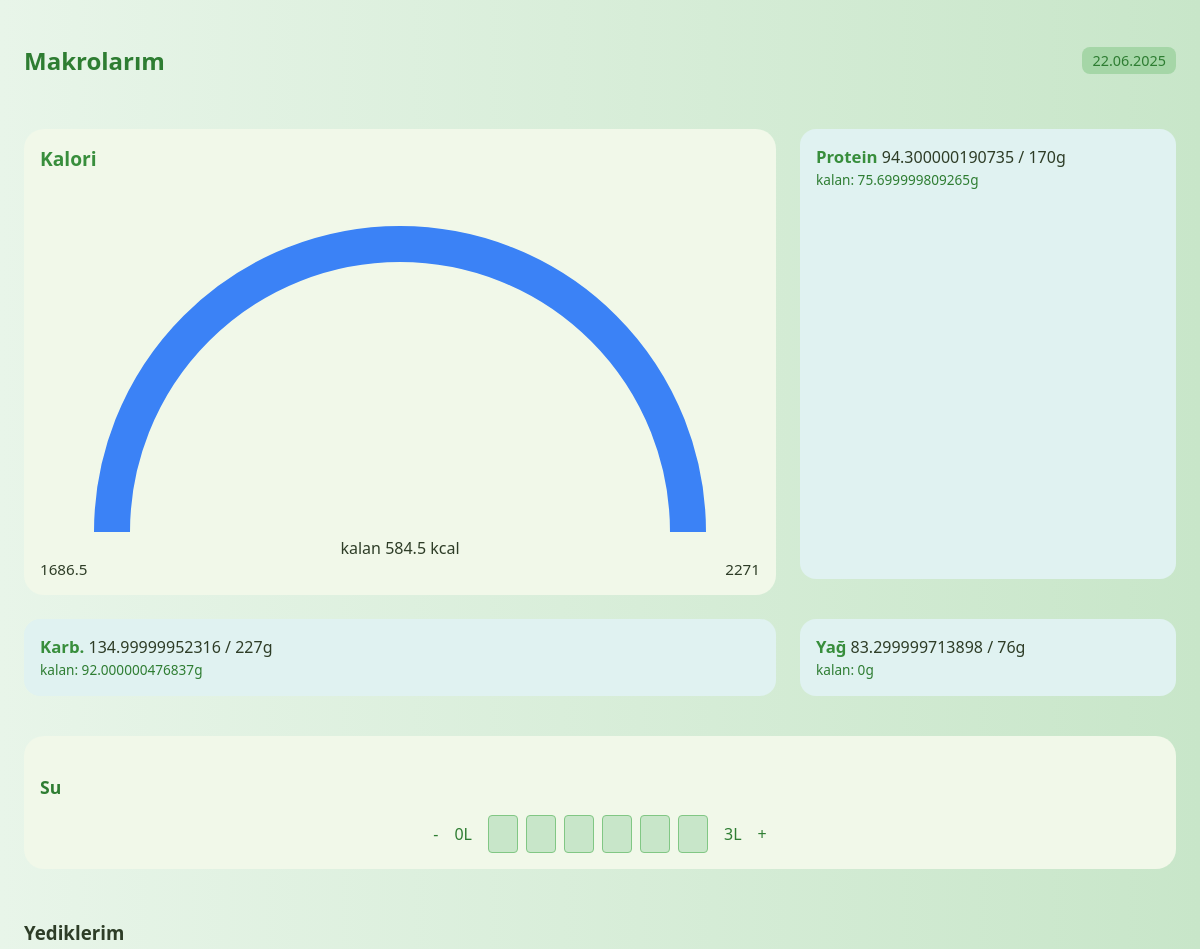
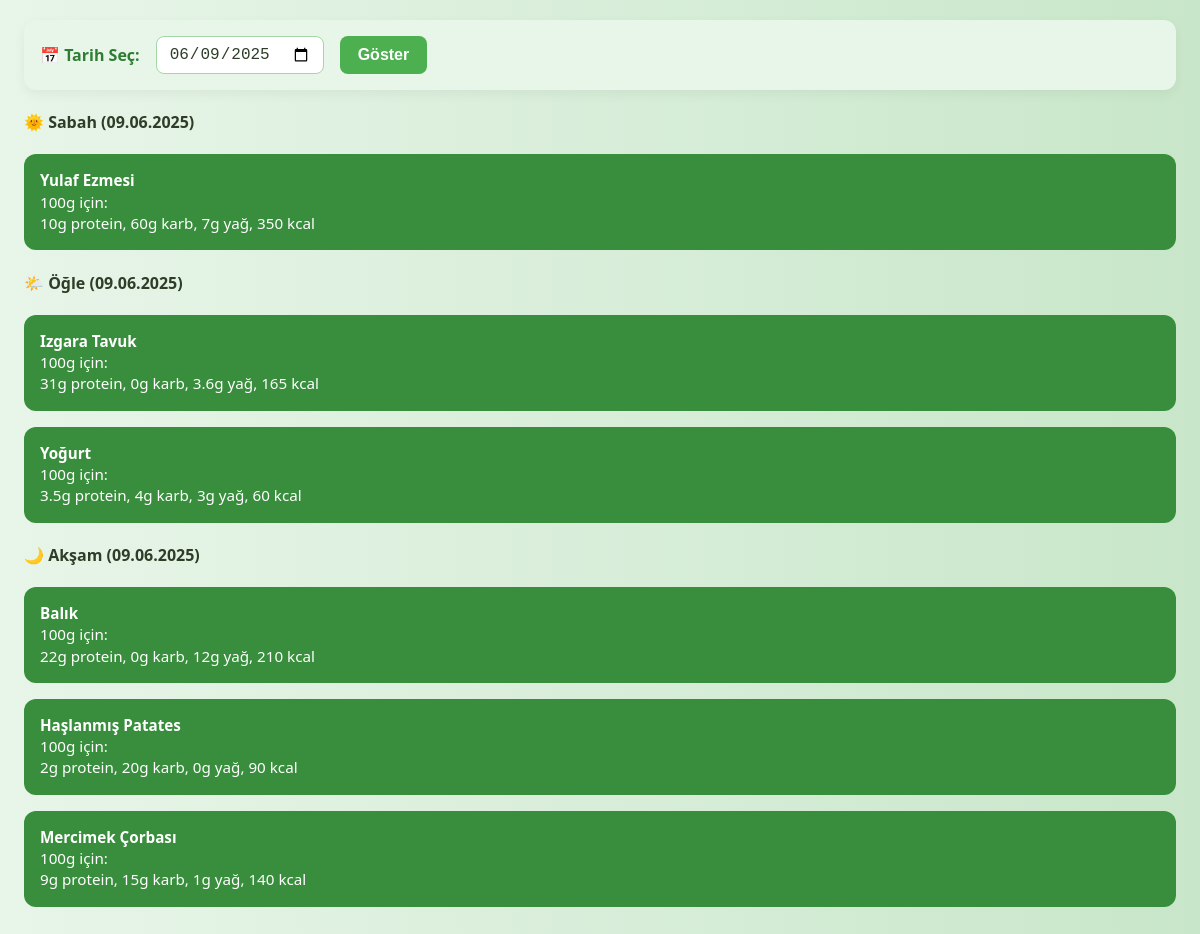
The app's page /pages/makrolarim.php?tarih=2025-06-09 (signed in) with its own data (2 pictures, top to bottom).
### tables this page shows
CREATE TABLE `user` (
  `u_id` int(11) NOT NULL,
  `u_adi` varchar(50) NOT NULL,
  `u_soyadi` varchar(50) NOT NULL,
  `u_tc` varchar(11) DEFAULT NULL,
  `u_telefon` varchar(20) DEFAULT NULL,
  `u_mail` varchar(50) NOT NULL,
  `u_dogumtarih` date NOT NULL,
  `u_kilo` int(3) DEFAULT NULL,
  `u_boy` int(3) DEFAULT NULL,
  `u_antrenman_suresi` int(3) DEFAULT NULL,
  `u_cinsiyet` enum('erkek','kadın') DEFAULT NULL,
  `u_aktivite` enum('hareketsiz','hafif','orta','çok') DEFAULT NULL,
  `u_hedef` enum('kilo_vermek','kilo_korumak','kilo_almak') DEFAULT NULL,
  `u_sifre` varchar(50) NOT NULL,
  `gunluk_kalori` int(11) DEFAULT 0,
  `profil_resmi` varchar(255) DEFAULT NULL,
  `gunluk_protein` float DEFAULT 0,
  `gunluk_yag` float DEFAULT 0,
  `gunluk_karbonhidrat` float DEFAULT 0
);

CREATE TABLE `kullanici_beslenme` (
  `id` int(11) NOT NULL,
  `user_id` int(11) NOT NULL,
  `ogun` varchar(50) NOT NULL,
  `yemek` varchar(255) NOT NULL,
  `miktar` float NOT NULL,
  `karbonhidrat` float NOT NULL,
  `protein` float NOT NULL,
  `yag` float NOT NULL,
  `kalori` float NOT NULL,
  `tarih` date NOT NULL,
  `created_at` timestamp NOT NULL DEFAULT current_timestamp()
);

### pages/makrolarim.php (the view, shortened to what this page needs)
<?php
require_once('../includes/connection.php');
$userId = $_SESSION['user_id'] ?? null;
$stmt = $connection->prepare("SELECT gunluk_kalori, gunluk_protein, gunluk_karbonhidrat, gunluk_yag FROM user WHERE u_id = :id");
$stmt->execute([':id' => $userId]);
$user = $stmt->fetch(PDO::FETCH_ASSOC);
$hedef_kalori = (float)$user['gunluk_kalori'];
$hedef_protein = (float)$user['gunluk_protein'];
$hedef_karb = (float)$user['gunluk_karbonhidrat'];
$hedef_yag = (float)$user['gunluk_yag'];
$tarih = $_GET['tarih'] ?? date('Y-m-d');
$stmt2 = $connection->prepare("
    SELECT
        SUM(kalori) as alinan_kalori,
        SUM(protein) as alinan_protein,
        SUM(karbonhidrat) as alinan_karb,
        SUM(yag) as alinan_yag
    FROM kullanici_beslenme
    WHERE user_id = :id AND tarih = :tarih
");
$stmt2->execute([':id' => $userId, ':tarih' => $tarih]);
$alinan = $stmt2->fetch(PDO::FETCH_ASSOC);
$alinan_kalori = (float)($alinan['alinan_kalori'] ?? 0);
$alinan_protein = (float)($alinan['alinan_protein'] ?? 0);
$alinan_karb = (float)($alinan['alinan_karb'] ?? 0);
$alinan_yag = (float)($alinan['alinan_yag'] ?? 0);
$kalan_kalori = max(0, $hedef_kalori - $alinan_kalori);
$kalan_protein = max(0, $hedef_protein - $alinan_protein);
$kalan_karb = max(0, $hedef_karb - $alinan_karb);
$kalan_yag = max(0, $hedef_yag - $alinan_yag);
?>
<!DOCTYPE html>
<html lang="tr">
<head>
    <link rel="stylesheet" href="../assets/css/makrolarim.css?v=<?= time(); ?>">
</head>
<body>
    <div class="makro-page">
        <div class="makro-header">
            <h2>Makrolarım</h2>
            <span class="date"><?= date("d.m.Y") ?></span>
        </div>
        <div class="makro-panel">
            <div class="makro-kalori">
                <h4>Kalori</h4>
                <div class="kalori-semicircle">
                    <svg viewBox="0 0 100 50" class="kalori-arc">
                        <path d="M 10 50 A 40 40 0 0 1 90 50" stroke="#3B82F6" stroke-width="5" fill="none" />
                    </svg>
                    <span class="label">kalan</span>
                    <span class="kalan-value"><?= $kalan_kalori ?> kcal</span>
                </div>
                <div class="kalori-degerler">
                    <span><?= $alinan_kalori ?></span>
                    <span><?= $hedef_kalori ?></span>
                </div>
            </div>
            <div class="makro-kutu protein">
                <span class="etiket">Protein</span>
                <span class="deger"><?= $alinan_protein ?> / <?= $hedef_protein ?>g</span>
                <small>kalan: <?= $kalan_protein ?>g</small>
            </div>
            <div class="makro-kutu karb">
                <span class="etiket">Karb.</span>
                <span class="deger"><?= $alinan_karb ?> / <?= $hedef_karb ?>g</span>
                <small>kalan: <?= $kalan_karb ?>g</small>
            </div>
            <div class="makro-kutu yag">
                <span class="etiket">Yağ</span>
                <span class="deger"><?= $alinan_yag ?> / <?= $hedef_yag ?>g</span>
                <small>kalan: <?= $kalan_yag ?>g</small>
            </div>
            <div class="su-kutusu">
                <h4>Su</h4>
                <div class="su-gorsel">
                    <span>-</span>
                    <span>0L</span>
                    <div class="bardaklar">
                        <?php for ($i = 0; $i < 6; $i++): ?>
                        <div class="bardak"></div>
                        <?php endfor; ?>
                    </div>
                    <span>3L</span>
                    <span>+</span>
                </div>
            </div>
        </div>
        <div class="yediklerim">
            <h3>Yediklerim</h3>
            <form method="GET" action="">
                <label for="tarih">📅 Tarih Seç:</label>
                <input type="date" name="tarih" id="tarih" value="<?= $_GET['tarih'] ?? date('Y-m-d') ?>">
                <button type="submit">Göster</button>
            </form>
            <?php
    $tarih = $_GET['tarih'] ?? date('Y-m-d');
    $ogunler = ['sabah' => '🌞 Sabah', 'ogle' => '🌤️ Öğle', 'aksam' => '🌙 Akşam'];
    foreach ($ogunler as $ogun_key => $ogun_label):
        $stmt = $connection->prepare("
            SELECT yemek, miktar, karbonhidrat, protein, yag, kalori
            FROM kullanici_beslenme
            WHERE user_id = :id AND LOWER(ogun) = :ogun AND tarih = :tarih
        ");
        $stmt->execute([
            ':id' => $userId,
            ':ogun' => strtolower($ogun_key),
            ':tarih' => $tarih
        ]);
        $yemekler = $stmt->fetchAll(PDO::FETCH_ASSOC);
        if (count($yemekler) > 0): ?>
            <div class="ogun-kart-baslik">
                <h4><?= $ogun_label ?> (<?= date("d.m.Y", strtotime($tarih)) ?>)</h4>
            </div>
            <?php foreach ($yemekler as $yemek): ?>
            <div class="yemek-kart">
                <div class="yemek-kart-icerik">
                    <div class="yemek-bilgileri">
                        <strong><?= htmlspecialchars($yemek['yemek']) ?></strong><br>
                        <?= $yemek['miktar'] ?>g için:<br>
                        <?= $yemek['protein'] ?>g protein,
                        <?= $yemek['karbonhidrat'] ?>g karb,
                        <?= $yemek['yag'] ?>g yağ,
                        <?= $yemek['kalori'] ?> kcal
                    </div>
                </div>
            </div>
            <?php endforeach; ?>
            <?php endif;
    endforeach;
    ?>
        </div>
    </div>
</body>
</html>

### assets/css/makrolarim.css (style rules this page uses)
body { font-family: 'Segoe UI', sans-serif; background: linear-gradient(to right, #e8f5e9, #c8e6c9); color: #2e3d27; margin: 0; padding: 1.5rem; }
.makro-page { display: flex; flex-direction: column; gap: 2rem; }
.makro-header { display: flex; justify-content: space-between; align-items: center; color: #2e7d32; }
.date { font-size: 0.9rem; background: #a5d6a7; padding: 4px 10px; border-radius: 8px; }
.makro-panel { display: grid; grid-template-columns: 2fr 1fr; gap: 1.5rem; }
.makro-kalori { background-color: #f1f8e9; padding: 1rem; border-radius: 20px; text-align: center; }
.makro-kalori h4 { margin: 0; font-size: 1.2rem; color: #388e3c; text-align: left; }
.kalori-degerler { display: flex; justify-content: space-between; font-size: 0.95rem; color: #2e3d27; }
.makro-kutu { background-color: #e0f2f1; padding: 1rem; border-radius: 16px; margin-bottom: 1rem; color: #2e3d27; }
.makro-kutu .etiket { font-size: 1.05rem; font-weight: bold; color: #388e3c; }
.makro-kutu .deger { margin: 0.5rem 0; font-size: 1rem; }
.makro-kutu small { font-size: 0.85rem; color: #2e7d32; }
.su-kutusu { grid-column: span 2; background-color: #f1f8e9; padding: 1rem; border-radius: 20px; color: #2e7d32; }
.su-kutusu h4 { margin-bottom: 1rem; font-size: 1.1rem; }
.su-gorsel { display: flex; align-items: center; justify-content: center; gap: 1rem; }
.bardaklar { display: flex; gap: 8px; }
.bardak { width: 28px; height: 36px; background: #c8e6c9; border: 1px solid #81c784; border-radius: 4px; transition: background 0.3s; }
.yemek-kart { background: #388e3c; border-radius: 12px; padding: 1rem; color: #fff; margin-bottom: 1rem; display: flex; align-items: center; }
.yemek-kart-icerik { display: flex; align-items: center; width: 100%; }
.yemek-bilgileri { font-size: 0.95rem; line-height: 1.4; }
form { margin-top: 1.5rem; display: flex; flex-wrap: wrap; align-items: center; gap: 1rem; background-color: #e8f5e9; padding: 1rem; border-radius: 12px; box-shadow: 0 4px 12px rgba(0, 0, 0, 0.05); }
form label { font-weight: bold; color: #2e7d32; font-size: 1rem; }
form input[type="date"] { padding: 8px 12px; border: 1px solid #a5d6a7; border-radius: 8px; font-size: 1rem; background-color: #ffffff; color: #2e3d27; transition: border-color 0.3s ease; }
form button { background-color: #4caf50; color: white; padding: 10px 18px; border: none; border-radius: 8px; font-size: 1rem; font-weight: bold; cursor: pointer; transition: background-color 0.3s ease, transform 0.2s ease; }

### records on screen
user: gunluk_kalori "2271", gunluk_protein "170", gunluk_karbonhidrat "227", gunluk_yag "76"
kullanici_beslenme: yemek "Yulaf Ezmesi", miktar "100", protein "10", karbonhidrat "60", yag "7", kalori "350"
kullanici_beslenme: yemek "Izgara Tavuk", miktar "100", protein "31", karbonhidrat "0", yag "3.6", kalori "165"
kullanici_beslenme: yemek "Yoğurt", miktar "100", protein "3.5", karbonhidrat "4", yag "3", kalori "60"
kullanici_beslenme: yemek "Balık", miktar "100", protein "22", karbonhidrat "0", yag "12", kalori "210"
kullanici_beslenme: yemek "Haşlanmış Patates", miktar "100", protein "2", karbonhidrat "20", yag "0", kalori "90"
kullanici_beslenme: yemek "Mercimek Çorbası", miktar "100", protein "9", karbonhidrat "15", yag "1", kalori "140"

### other values on screen
$kalan_kalori "584.5"
$alinan_kalori "1686.5"
$alinan_protein "94.300000190735"
$kalan_protein "75.699999809265"
$alinan_karb "134.99999952316"
$kalan_karb "92.000000476837"
$alinan_yag "83.299999713898"
$kalan_yag "0"
$ogun_label "🌞 Sabah"
$ogun_label "🌤️ Öğle"
$ogun_label "🌙 Akşam"
